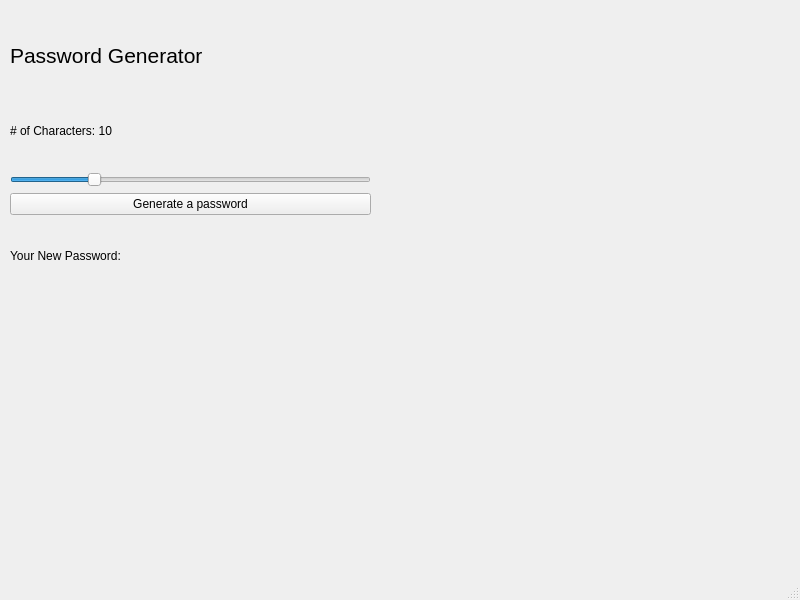
<?xml version="1.0" encoding="UTF-8"?>
<ui version="4.0">
 <class>MainWindow</class>
 <widget class="QMainWindow" name="MainWindow">
  <property name="geometry">
   <rect>
    <x>0</x>
    <y>0</y>
    <width>800</width>
    <height>600</height>
   </rect>
  </property>
  <property name="windowTitle">
   <string>MainWindow</string>
  </property>
  <widget class="QWidget" name="centralwidget">
   <widget class="QWidget" name="layoutWidget">
    <property name="geometry">
     <rect>
      <x>10</x>
      <y>20</y>
      <width>361</width>
      <height>271</height>
     </rect>
    </property>
    <layout class="QVBoxLayout" name="verticalLayout">
     <item>
      <widget class="QLabel" name="label">
       <property name="font">
        <font>
         <pointsize>16</pointsize>
        </font>
       </property>
       <property name="text">
        <string>Password Generator</string>
       </property>
      </widget>
     </item>
     <item>
      <widget class="QLabel" name="characterLabel">
       <property name="text">
        <string># of Characters: 10</string>
       </property>
      </widget>
     </item>
     <item>
      <widget class="QSlider" name="characterSlider">
       <property name="minimum">
        <number>6</number>
       </property>
       <property name="maximum">
        <number>24</number>
       </property>
       <property name="pageStep">
        <number>1</number>
       </property>
       <property name="sliderPosition">
        <number>10</number>
       </property>
       <property name="orientation">
        <enum>Qt::Orientation::Horizontal</enum>
       </property>
      </widget>
     </item>
     <item>
      <widget class="QPushButton" name="generateButton">
       <property name="text">
        <string>Generate a password</string>
       </property>
      </widget>
     </item>
     <item>
      <widget class="QLabel" name="resultLabel">
       <property name="text">
        <string>Your New Password:</string>
       </property>
      </widget>
     </item>
    </layout>
   </widget>
  </widget>
  <widget class="QMenuBar" name="menubar">
   <property name="geometry">
    <rect>
     <x>0</x>
     <y>0</y>
     <width>800</width>
     <height>33</height>
    </rect>
   </property>
  </widget>
  <widget class="QStatusBar" name="statusbar"/>
 </widget>
 <resources/>
 <connections/>
</ui>
